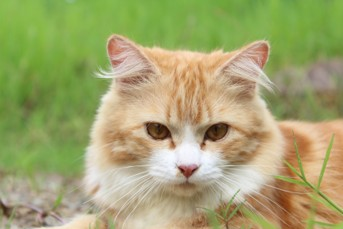
#> input picture cat.jpg, 343 x 229 px
$ python singleProcessing.py
#> lines starting #> are read from the running program, lines starting #| are printed output that depends on the picture
import cv2 as cv
import matplotlib.pyplot as plt
import time

def image_processor(array):
    for i in range(0, array.shape[0]):
        for j in range(0, array.shape[1]):
            array[i][j] = array[i][j] + 50
            if(array[i][j]>255):
                array[i][j]=255
    plt.imshow(array,cmap='gray')

if __name__ == '__main__':
    startTime = time.time()
    catImage = cv.imread('./cat.jpg')
#> catImage is the input picture: shape (229, 343, 3); mean B, G, R 110.9, 164.6, 162.3
    catImage = cv.cvtColor(catImage, cv.COLOR_BGR2GRAY)
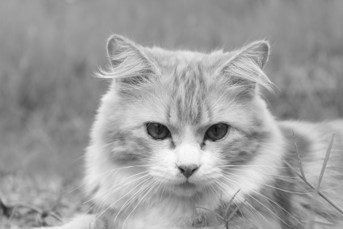
#> catImage: shape (229, 343); min 16, max 249, mean 157.8
    image_processor(catImage)
#> after the loop in image_processor, `for i in range(0, array.shape[0]):`:
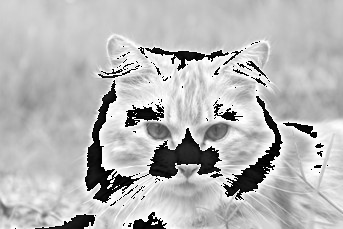
#> array: shape (229, 343); min 0, max 255, mean 183
    print('that took: {} seconds'.format(time.time() - startTime))
